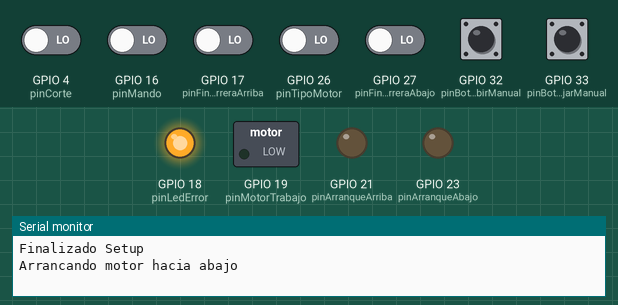
Bench run of a program on a simulated ESP32. On the bench: switched loads named in the program (green lamp = pin HIGH), output pins drawn as LEDs (lit = HIGH), the last lines printed to the serial monitor. Inputs (shaded band) come from the test bench; at power-on: GPIO 4 (pinCorte), GPIO 16 (pinMando), GPIO 17 (pinFinCarreraArriba), GPIO 26 (pinTipoMotor), GPIO 27 (pinFinCarreraAbajo), GPIO 32 (pinBotonSubirManual), GPIO 33 (pinBotonBajarManual) LOW.

Above: at 1.6 s.
1.7 s: GPIO 32 (pinBotonSubirManual) pulled HIGH for 0.15 s
At 1.77 s:
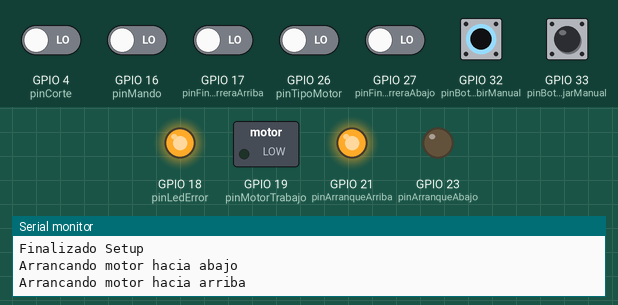
3.3 s: GPIO 4 (pinCorte) driven HIGH
At 4.1 s:
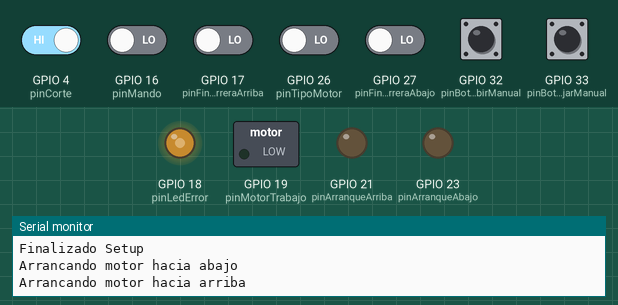
4.8 s: GPIO 33 (pinBotonBajarManual) pulled HIGH for 1 s
At 5.6 s:
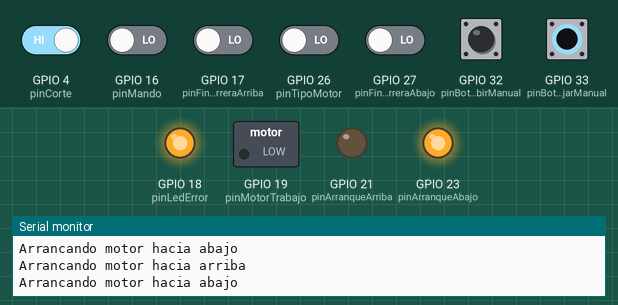
7.3 s: GPIO 17 (pinFinCarreraArriba) driven HIGH
At 7.9 s:
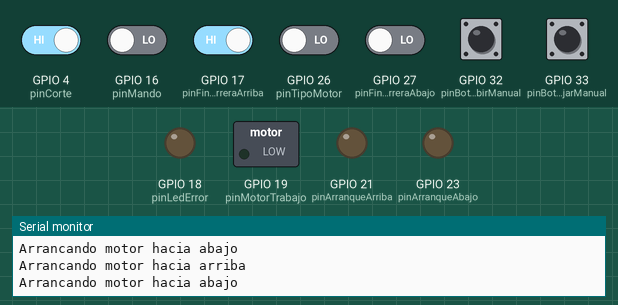
8.8 s: GPIO 27 (pinFinCarreraAbajo) driven HIGH
At 9.2 s:
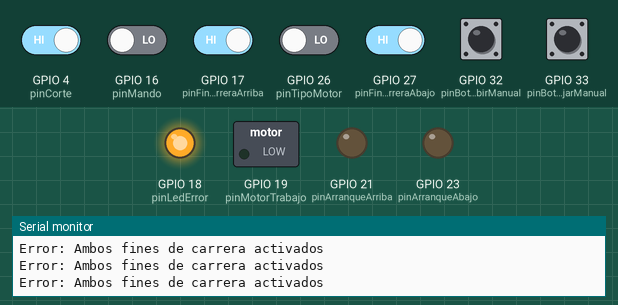
10.3 s: GPIO 32 (pinBotonSubirManual) pulled HIGH for 1 s
At 11.1 s:
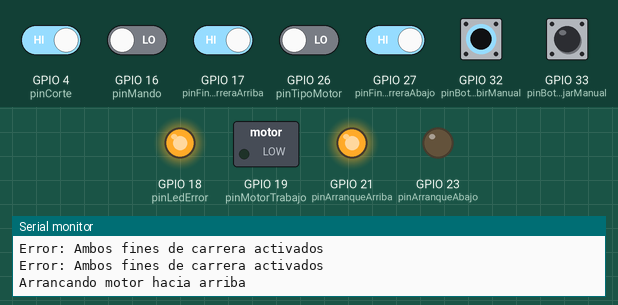
Timing chart, 0 to 13.3 s (numbered marks = the images above; inputs shaded):
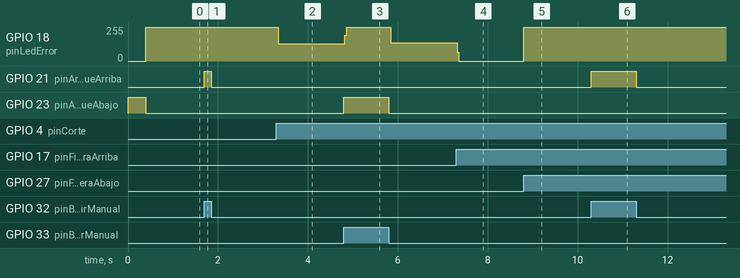

The program:

main.cpp
```cpp
#include <Arduino.h>       // Librería principal de Arduino para manejar pines, comunicación serial, etc.
#include <elapsedMillis.h> // Librería que permite rastrear el tiempo transcurrido fácilmente

#include "constants.h"    // Incluye constantes definidas externamente
#include "EstadoCadena.h" // Incluye definiciones y estados de la cadena
#include "EstadoMotor.h"  // Incluye definiciones y estados del motor

// Variables globales de estado y configuración
bool error = false;           // Variable para indicar si hay un error
bool buttonPressed = false;   // Indica si el botón ha sido presionado
bool accionRealizada = false; // Indica si se ha realizado una acción basada en la pulsación del botón

// Configuración del tipo de motor
bool isTrifasico = true; // true = trifásico, false = monofásico

// Estado de la cadena
bool cadenaBajada = false; // Indica si la cadena está en posición de bajada

// Estado del LED de error
bool ledErrorEncendido = false; // Variable para controlar el estado del LED de error

// Objetos de elapsedMillis para rastrear tiempos específicos
elapsedMillis mandoPulsado;         // Tiempo desde la última vez que se pulsó el mando
elapsedMillis tiempoMotorEncendido; // Tiempo desde que el motor comenzó a funcionar
elapsedMillis tiempoCadenaBajada;   // Tiempo desde que la cadena está en bajada

// Variable para almacenar el estado actual del motor
EstadoMotor estadoMotor;

// Función para obtener el estado de la cadena en función de los sensores de fin de carrera
EstadoCadena obtenerEstadoCadena()
{
  bool finCarreraArriba = digitalRead(pinFinCarreraArriba) == HIGH; // Verifica si el sensor de fin de carrera arriba está activado
  bool finCarreraAbajo = digitalRead(pinFinCarreraAbajo) == HIGH;   // Verifica si el sensor de fin de carrera abajo está activado

  // Retorna el estado correspondiente según los sensores de fin de carrera
  if (finCarreraArriba && finCarreraAbajo)
  {
    return AMBOS; // Ambos sensores están activados
  }
  else if (finCarreraArriba)
  {
    return ARRIBA; // Solo el sensor de arriba está activado
  }
  else if (finCarreraAbajo)
  {
    return ABAJO; // Solo el sensor de abajo está activado
  }
  else
  {
    return NINGUNO; // Ningún sensor está activado
  }
}

// Función para apagar el motor y establecer su estado en APAGADO
void apagarMotor()
{
  digitalWrite(pinArranqueArriba, LOW); // Apaga el pin de arranque hacia arriba
  digitalWrite(pinArranqueAbajo, LOW);  // Apaga el pin de arranque hacia abajo
  digitalWrite(pinMotorTrabajo, LOW);   // Apaga el pin de trabajo del motor
  estadoMotor = APAGADO;                // Cambia el estado del motor a APAGADO
}

// Tiempo de arranque del motor
elapsedMillis tiempoArranqueMotor;

// Función para arrancar el motor en una dirección específica
void arrancarMotor(bool haciaArriba)
{
  cadenaBajada = false; // Marca que la cadena ya no está en bajada
  if (haciaArriba)
  {
    Serial.println("Arrancando motor hacia arriba"); // Mensaje indicando arranque hacia arriba
    digitalWrite(pinArranqueArriba, HIGH);           // Activa el pin de arranque en dirección arriba
    digitalWrite(pinArranqueAbajo, LOW);             // Asegura que el pin de arranque en dirección abajo esté desactivado
    if (!isTrifasico)
    {
      digitalWrite(pinMotorTrabajo, HIGH); // Activa el pin de trabajo si el motor es monofásico
    }
    estadoMotor = SUBIENDO; // Actualiza el estado del motor a SUBIENDO
  }
  else
  {
    Serial.println("Arrancando motor hacia abajo"); // Mensaje indicando arranque hacia abajo
    digitalWrite(pinArranqueArriba, LOW);           // Asegura que el pin de arranque en dirección arriba esté desactivado
    digitalWrite(pinArranqueAbajo, HIGH);           // Activa el pin de arranque en dirección abajo
    if (!isTrifasico)
    {
      digitalWrite(pinMotorTrabajo, HIGH); // Activa el pin de trabajo si el motor es monofásico
    }
    estadoMotor = BAJANDO; // Actualiza el estado del motor a BAJANDO
  }
  tiempoMotorEncendido = 0; // Resetea el temporizador del motor encendido
  delay(400);               // Pausa breve para evitar ruidos de los relés
}

// Función para gestionar la pulsación del mando y ejecutar acciones en consecuencia
void gestionMando()
{
  if (digitalRead(pinMando) == HIGH) // Si el pin de mando está en alto, indica pulsación
  {
    if (!buttonPressed) // Si el botón no estaba registrado como pulsado previamente
    {
      buttonPressed = true;    // Marca el botón como pulsado
      mandoPulsado = 0;        // Resetea el tiempo transcurrido desde la última pulsación
      accionRealizada = false; // Resetea la acción realizada para permitir una nueva acción
    }
  }
  else
  {
    buttonPressed = false; // Marca el botón como no pulsado si el pinMando está en LOW
  }

  // Ejecuta acción si el mando ha estado presionado el tiempo necesario
  if (mandoPulsado > tiempoMandoPresionado && buttonPressed && !accionRealizada)
  {
    EstadoCadena estadoCadena = obtenerEstadoCadena(); // Obtiene el estado actual de la cadena

    Serial.println("Botón pulsado durante más de 600ms"); // Indica que el botón fue pulsado suficientemente

    if (estadoCadena == ARRIBA) // Si la cadena está en la posición ARRIBA
    {
      Serial.println("Cadena arriba");
      arrancarMotor(false); // Arranca el motor hacia abajo
    }
    else if (estadoCadena == ABAJO) // Si la cadena está en la posición ABAJO
    {
      Serial.println("Cadena abajo");
      arrancarMotor(true); // Arranca el motor hacia arriba
    }
    accionRealizada = true; // Marca que la acción ha sido realizada
  }
}

// Función para leer y procesar los sensores de fin de carrera
void leerFinesCarrera()
{
  EstadoCadena estadoCadena = obtenerEstadoCadena(); // Obtiene el estado actual de la cadena

  // Nueva condición de error: ambos fines de carrera activados
  if (estadoCadena == AMBOS)
  {
    Serial.println("Error: Ambos fines de carrera activados"); // Mensaje de error
    error = true;                                              // Activa el estado de error
    digitalWrite(pinLedError, HIGH);                           // Enciende el LED de error
    ledErrorEncendido = true;                                  // Marca el LED de error como encendido
    apagarMotor();                                             // Apaga el motor
  }

  // Condición de fin de carrera ARRIBA activado y motor subiendo
  if (estadoCadena == ARRIBA && estadoMotor == SUBIENDO)
  {
    Serial.println("Fin de carrera arriba");
    apagarMotor(); // Apaga el motor si la cadena está arriba y el motor subiendo
  }

  // Condición de fin de carrera ABAJO activado y motor bajando
  if (estadoCadena == ABAJO && estadoMotor == BAJANDO)
  {
    Serial.println("Fin de carrera abajo");
    cadenaBajada = true;    // Marca que la cadena está en posición de bajada
    tiempoCadenaBajada = 0; // Resetea el temporizador de cadena bajada
    apagarMotor();          // Apaga el motor si la cadena está abajo y el motor bajando
  }
}

// Función para verificar si el error se ha subsanado
void verificarError()
{
  // Verifica si el error se puede subsanar:
  // El pinCorte debe estar en HIGH, y solo uno o ninguno de los sensores de fin de carrera debe estar activo
  if (digitalRead(pinCorte) == HIGH && obtenerEstadoCadena() != AMBOS)
  {
    error = false;                  // Desactiva el estado de error
    digitalWrite(pinLedError, LOW); // Apaga el LED de error
    ledErrorEncendido = false;      // Marca el LED como apagado
  }
}

// Configuración inicial de pines y estado en el setup
void setup()
{
  Serial.begin(115200); // Inicializa la comunicación serial a 115200 baudios

  // Configura los pines de entrada con resistencia de pull-down
  pinMode(pinMando, INPUT_PULLDOWN);
  pinMode(pinFinCarreraArriba, INPUT_PULLDOWN);
  pinMode(pinFinCarreraAbajo, INPUT_PULLDOWN);
  pinMode(pinSistemaAutomaticoAnulado, INPUT_PULLDOWN);
  pinMode(pinCorte, INPUT_PULLDOWN);
  pinMode(pinBotonSubirManual, INPUT_PULLDOWN);
  pinMode(pinBotonBajarManual, INPUT_PULLDOWN);
  pinMode(pinTipoMotor, INPUT_PULLDOWN);

  // Configura los pines de salida
  pinMode(pinMotorTrabajo, OUTPUT);
  pinMode(pinArranqueArriba, OUTPUT);
  pinMode(pinArranqueAbajo, OUTPUT);
  pinMode(pinLedError, OUTPUT);

  // Lee el tipo de motor al inicio
  isTrifasico = digitalRead(pinTipoMotor) == HIGH ? false : true;
  Serial.println("Finalizado Setup");

  // Si no se detecta ningún fin de carrera, el motor baja
  if (obtenerEstadoCadena() == NINGUNO)
  {
    arrancarMotor(false);
  }
}

// Manejo de arranque manual en caso de error
elapsedMillis tiempoArranqueManual;

void arrancarMotorError(bool haciaArriba)
{
  if (haciaArriba)
  {
    Serial.println("Arrancando motor hacia arriba"); // Mensaje de arranque hacia arriba
    digitalWrite(pinArranqueArriba, HIGH);           // Activa arranque en dirección arriba
    digitalWrite(pinArranqueAbajo, LOW);             // Asegura que el pin de arranque hacia abajo esté desactivado
    tiempoArranqueManual = 0;                        // Resetea el temporizador de arranque manual
    if (!isTrifasico)
    {
      digitalWrite(pinMotorTrabajo, HIGH); // Activa el pin de trabajo si el motor es monofásico
    }
  }
  else
  {
    Serial.println("Arrancando motor hacia abajo"); // Mensaje de arranque hacia abajo
    digitalWrite(pinArranqueArriba, LOW);           // Asegura que el pin de arranque hacia arriba esté desactivado
    digitalWrite(pinArranqueAbajo, HIGH);           // Activa arranque en dirección abajo
    tiempoArranqueManual = 0;
    if (!isTrifasico)
    {
      digitalWrite(pinMotorTrabajo, HIGH);
    }
  }

  if (!isTrifasico)
  {
    // Mientras esté presionado el botón y el tiempo de trabajo no se exceda
    while ((digitalRead(pinBotonSubirManual) == HIGH || digitalRead(pinBotonBajarManual) == HIGH) && tiempoArranqueManual < tiempoTrabajoArranque)
    {
      // Espera hasta que termine el tiempo de trabajo
    }
    digitalWrite(pinArranqueArriba, LOW); // Apaga el arranque arriba
    digitalWrite(pinArranqueAbajo, LOW);  // Apaga el arranque abajo
  }
}

// Función que gestiona el arranque manual utilizando botones de subida y bajada
void gestionarArranqueManual()
{
  if (digitalRead(pinBotonSubirManual) == HIGH)
  {
    arrancarMotorError(true); // Arranca el motor hacia arriba en caso de error
    while (digitalRead(pinBotonSubirManual) == HIGH)
    {
    }              // Espera a que se suelte el botón
    apagarMotor(); // Apaga el motor una vez soltado el botón
  }
  else if (digitalRead(pinBotonBajarManual) == HIGH)
  {
    arrancarMotorError(false); // Arranca el motor hacia abajo en caso de error
    while (digitalRead(pinBotonBajarManual) == HIGH)
    {
    }              // Espera a que se suelte el botón
    apagarMotor(); // Apaga el motor una vez soltado el botón
  }
}

// Bucle principal de ejecución del código
void loop()
{
  if (digitalRead(pinCorte) == LOW) // Si el pinCorte está bajo, indica un estado de error
  {
    apagarMotor();          // Apaga el motor en caso de error
    error = true;           // Activa el estado de error
    if (!ledErrorEncendido) // Si el LED de error no está encendido
    {
      digitalWrite(pinLedError, HIGH); // Enciende el LED de error
      ledErrorEncendido = true;        // Marca el LED de error como encendido
    }
  }

  if (error) // Si el estado de error está activo
  {
    gestionarArranqueManual(); // Permite el arranque manual en estado de error
    verificarError();          // Verifica si el error se ha resuelto
  }
  else // Si no hay error activo
  {
    if (ledErrorEncendido) // Si el LED de error está encendido
    {
      digitalWrite(pinLedError, LOW);     // Apaga el LED de error
      ledErrorEncendido = false;          // Marca el LED de error como apagado
      if (obtenerEstadoCadena() == ABAJO) // Si la cadena está abajo
      {
        tiempoCadenaBajada = 0; // Resetea el temporizador de cadena bajada
        cadenaBajada = true;    // Marca que la cadena está en posición de bajada
      }
    }

    gestionMando(); // Gestiona el mando para posibles acciones de usuario

    EstadoCadena estadoCadena = obtenerEstadoCadena(); // Obtiene el estado actual de la cadena

    // Si el motor está subiendo o bajando, el motor no es trifásico y se excede el tiempo de arranque
    if ((estadoMotor == SUBIENDO || estadoMotor == BAJANDO) && !isTrifasico && tiempoMotorEncendido > tiempoTrabajoArranque)
    {
      digitalWrite(pinArranqueAbajo, LOW);  // Desactiva el arranque hacia abajo
      digitalWrite(pinArranqueArriba, LOW); // Desactiva el arranque hacia arriba
    }

    // Si la cadena está en estado NINGUNO y el motor está apagado, entra en error
    if (estadoCadena == NINGUNO && estadoMotor == APAGADO)
    {
      error = true;                    // Activa el estado de error
      digitalWrite(pinLedError, HIGH); // Enciende el LED de error
      ledErrorEncendido = true;
    }

    // Verifica si la cadena ha estado en posición de bajada demasiado tiempo sin activación manual
    if (estadoCadena == ABAJO && estadoMotor == APAGADO && tiempoCadenaBajada > tiempoMaximoCadenaBajada && digitalRead(pinSistemaAutomaticoAnulado) == LOW)
    {
      Serial.println("Tiempo cadena bajada excedido, subiendo automaticamente");
      arrancarMotor(true); // Arranca el motor hacia arriba automáticamente
    }

    // Verifica si se excede el tiempo máximo de trabajo del motor
    if (tiempoMotorEncendido > tiempoMaximoTrabajo && !error && (estadoMotor == SUBIENDO || estadoMotor == BAJANDO))
    {
      if (estadoMotor == SUBIENDO)
      {
        Serial.println("Tiempo máximo de trabajo alcanzado, bajando automaticamente");
        apagarMotor();                 // Apaga el motor
        delay(tiempoEntreSubirYBajar); // Pausa breve
        arrancarMotor(false);          // Inicia bajada automáticamente
      }
      else
      {
        Serial.println("Tiempo máximo de trabajo alcanzado");
        error = true;                    // Activa el estado de error
        digitalWrite(pinLedError, HIGH); // Enciende el LED de error
        ledErrorEncendido = true;
        apagarMotor(); // Apaga el motor si estaba bajando
      }
    }
  }

  leerFinesCarrera(); // Verifica los sensores de fin de carrera
}
```

EstadoCadena.h
```cpp
// EstadoCadena.h
#ifndef ESTADO_CADENA_H
#define ESTADO_CADENA_H

enum EstadoCadena
{
    ARRIBA,
    ABAJO,
    AMBOS,
    NINGUNO
};

#endif // ESTADO_CADENA_H
```

constants.h
```cpp
#pragma once

// Definir los pines GPIO y otras constantes
const int pinMotorTrabajo = 19;
const int pinArranqueArriba = 21;
const int pinArranqueAbajo = 23;
const int pinFinCarreraArriba = 17;
const int pinFinCarreraAbajo = 27;
const int pinMando = 16;
const int pinBotonSubirManual = 32;
const int pinBotonBajarManual = 33;
const int pinCorte = 4;
const int pinSistemaAutomaticoAnulado = 22;
const int pinLedError = 18;
const int pinTipoMotor = 26;

// Variable que controla cuanto tiempo tarda en bajar si la cadena esta subiendo y no llega al final
const unsigned long tiempoEntreSubirYBajar = 500; // 0.5 segundos, este tiempo es para cuando no detescta finArriba para motor durante este tiempo antes de encender relé de bajada para que
// no se produzca un corto en los reles, aunque con los reles de 11 pines se solucionó y no sería necesario.

const unsigned long tiempoMaximoTrabajo = 30000;      // 9.5 segundos, para maqueta 30000
const unsigned long tiempoTrabajoArranque = 500;      // 0.5 segundos
const unsigned long tiempoMaximoCadenaBajada = 30000; // 2 minutos

const unsigned long tiempoMandoPresionado = 600;    // 0.6 segundos
const unsigned long tiempoIgnorarEnArranque = 1500; //  1.5 segundos, para maqueta   7000
```

estadoMotor.h
```cpp
enum EstadoMotor
{
    APAGADO,
    SUBIENDO,
    BAJANDO,
};
```

Measured:
- after the input at 1.7 s, GPIO 21 (pinArranqueArriba): LOW → HIGH at once, → LOW 0.15 s later
- after the input at 3.3 s, GPIO 18 (pinLedError): 255/255 → 130/255 at once
- after the input at 4.8 s, GPIO 18 (pinLedError): 130/255 → 255/255 at once, → 136/255 1.0 s later; GPIO 23 (pinArranqueAbajo): LOW → HIGH at once, → LOW 1.0 s later
- after the input at 7.3 s, GPIO 18 (pinLedError): 136/255 → 0/255 at once
- after the input at 8.8 s, GPIO 18 (pinLedError): 0/255 → 255/255 at once
- after the input at 10.3 s, GPIO 21 (pinArranqueArriba): LOW → HIGH at once, → LOW 1.0 s later
